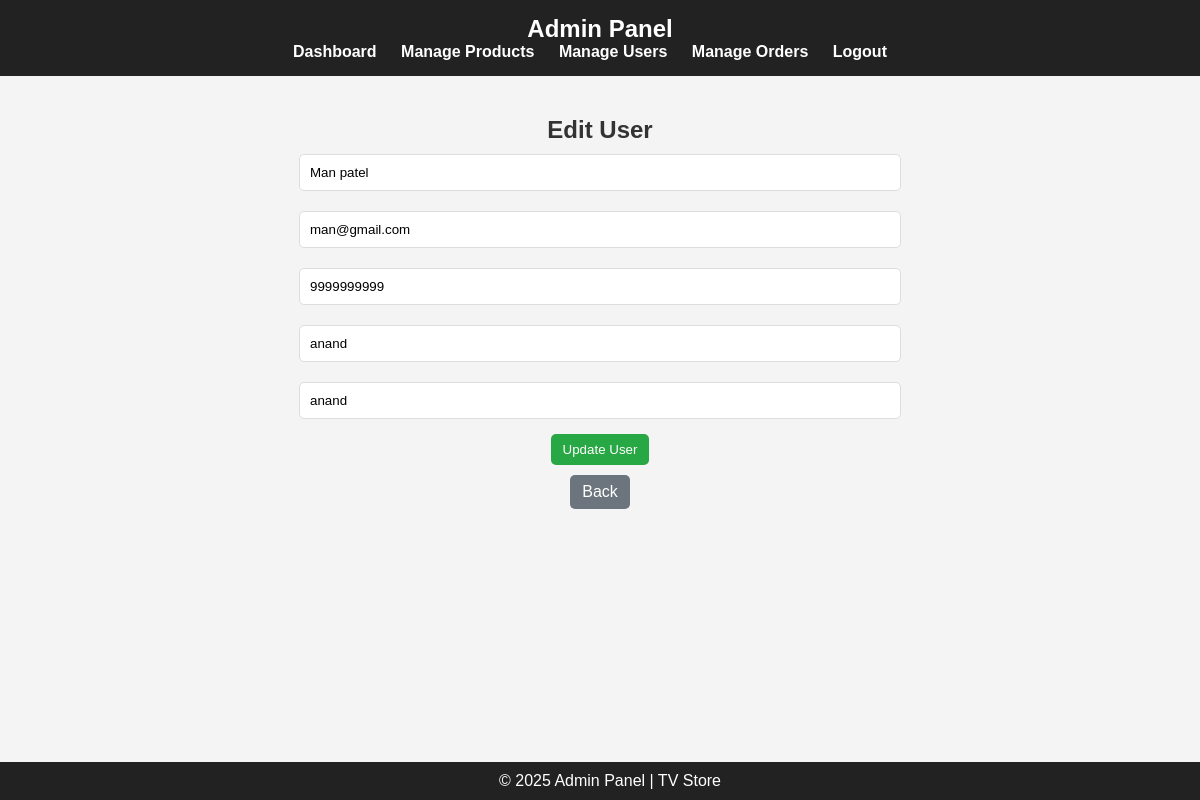
The page /admin/edit_user.php?id=1 on the database its author committed.
### tables this page shows
CREATE TABLE IF NOT EXISTS `users` (
  `id` int(11) NOT NULL AUTO_INCREMENT,
  `name` varchar(255) NOT NULL,
  `email` varchar(255) NOT NULL,
  `password` varchar(255) NOT NULL,
  `contact` varchar(255) NOT NULL,
  `city` varchar(255) NOT NULL,
  `address` varchar(255) NOT NULL,
  PRIMARY KEY (`id`)
);

### admin/edit_user.php (the view, shortened to what this page needs)
<?php
include 'admin_header.php';
include '../common.php';
if (isset($_GET['id'])) {
    $id = $_GET['id'];
    $query = "SELECT * FROM users WHERE id = $id";
    $result = mysqli_query($con, $query);
    $user = mysqli_fetch_assoc($result);
}
?>
<!DOCTYPE html>
<html lang="en">
<head>
</head>
<body>
<div class="container">
    <h2>Edit User</h2>
    <form method="POST">
        <input type="text" name="name" value="<?= $user['name']; ?>" required>
        <input type="email" name="email" value="<?= $user['email']; ?>" required>
        <input type="text" name="contact" value="<?= $user['contact']; ?>" required>
        <input type="text" name="city" value="<?= $user['city']; ?>" required>
        <input type="text" name="address" value="<?= $user['address']; ?>" required>
        <button type="submit" name="update_user" class="btn update">Update User</button>
        <a href="manage_users.php" class="btn back">Back</a>
    </form>
</div>
<?php include 'admin_footer.php'; ?>
</body>
</html>

### admin/admin_header.php (style rules this page uses)
body, h2, p, ul { margin: 0; padding: 0; font-family: Arial, sans-serif; }
body { background-color: #f4f4f4; color: #333; }

### admin/edit_user.php (style rules this page uses)
.container { width: 50%; margin: auto; padding: 20px; text-align: center; }
form { display: flex; flex-direction: column; align-items: center; }
input { width: 100%; padding: 10px; margin: 10px 0; border: 1px solid #ddd; border-radius: 5px; }
.btn { padding: 8px 12px; text-decoration: none; color: white; border-radius: 5px; display: inline-block; margin: 5px; cursor: pointer; border: none; }
.update { background: #28a745; }
.back { background: #6c757d; }

### admin/admin_footer.php (style rules this page uses)
body, h2, p, ul { margin: 0; padding: 0; font-family: Arial, sans-serif; }
body { background-color: #f4f4f4; color: #333; }

### rows shown on the page
users: name "Man patel", email "man@gmail.com", contact "9999999999", city "anand", address "anand"
